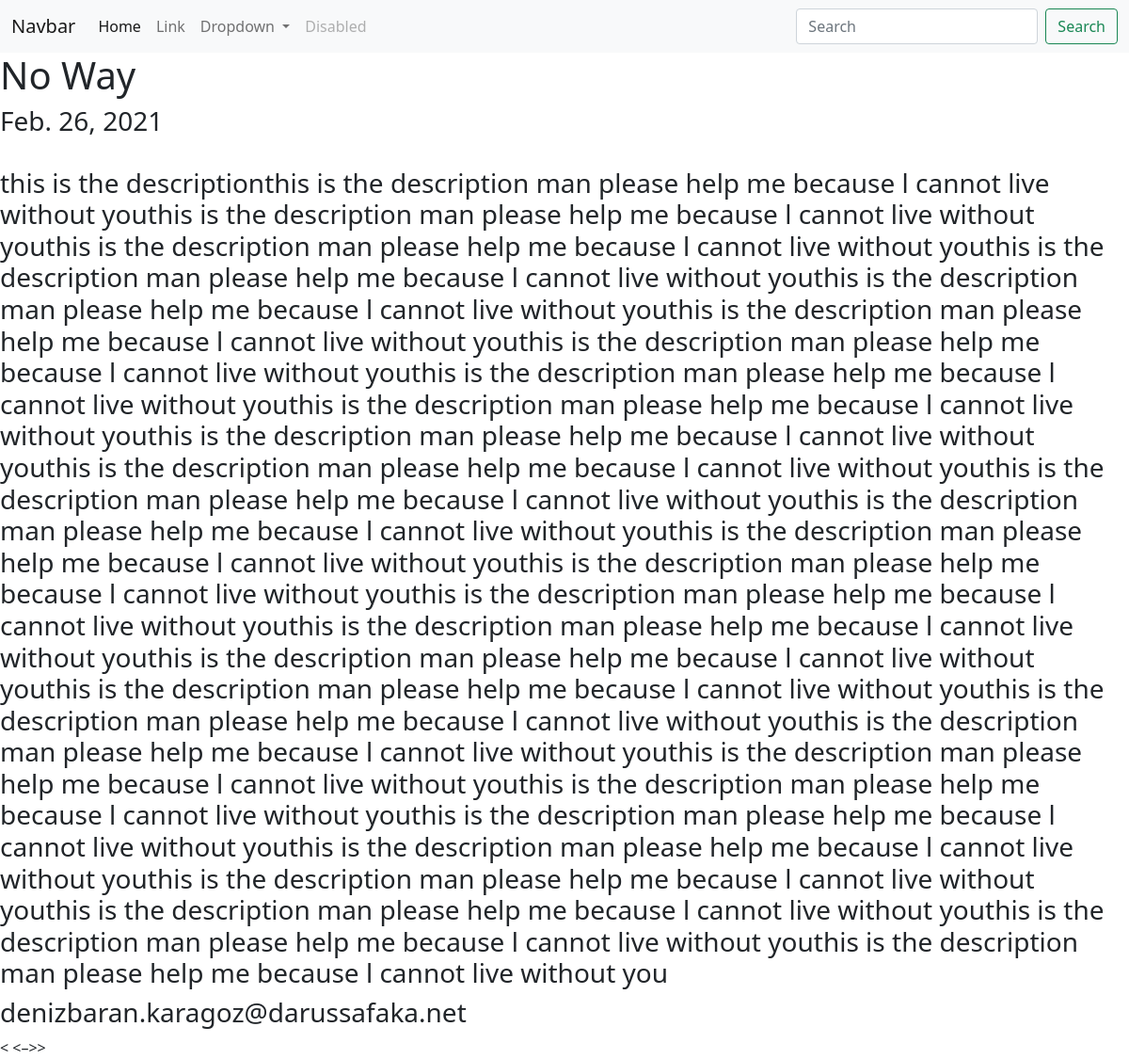
Page /blog/1/ on the committed database.
### blog/models.py (models this page shows, shortened)
class Blog(models.Model):
    title = models.CharField(max_length=100)
    description = models.TextField()
    date = models.DateField()
    mail = models.EmailField()

### blog/views_2.py (the view)
# urls.py: path("<int:blog_id>/", views_2.detail, name="detail"),
def detail(request, blog_id):
    blog = get_object_or_404(Blog, pk=blog_id)
    return render(request, "detail.html", {"blog": blog})

### blog/templates/detail.html
{% extends 'base.html' %}
{% block content %}
<h1>{{ blog.title}}</h1>
<h3>{{ blog.date}}</h3><br><h3>{{ blog.description}}</h3>
<h3>{{ blog.mail}}</h3>
{% endblock %}

### rows in the picture
Blog: title "No Way", date "Feb. 26, 2021", description "this is the descriptionthis is the description man please help me because l cannot live without youthis is the description man please help me because l cannot live without youthis is the description man please help me because l cannot live without youthis is the description man please help me because l cannot live without youthis is the description man please help me because l cannot live without youthis is the description man please help me because l cannot live without youthis is the description man please help me because l cannot live without youthis is the description man please help me because l cannot live without youthis is the description man please help me because l cannot live…", mail "denizbaran.karagoz@darussafaka.net"
